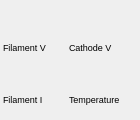
  <widget class="QWidget" name="layoutWidget">
   <property name="geometry">
    <rect>
     <x>10</x>
     <y>390</y>
     <width>128</width>
     <height>94</height>
    </rect>
   </property>
   <layout class="QGridLayout" name="KDLayout">
    <property name="leftMargin">
     <number>3</number>
    </property>
    <item row="0" column="0">
     <widget class="TaurusValueSpinBox" name="filamentSetpoint">
      <property name="minimumSize">
       <size>
        <width>60</width>
        <height>20</height>
       </size>
      </property>
      <property name="font">
       <font>
        <pointsize>7</pointsize>
       </font>
      </property>
      <property name="autoApply">
       <bool>false</bool>
      </property>
     </widget>
    </item>
    <item row="0" column="1">
     <widget class="TaurusValueSpinBox" name="cathodeSetpoint">
      <property name="minimumSize">
       <size>
        <width>60</width>
        <height>20</height>
       </size>
      </property>
      <property name="font">
       <font>
        <pointsize>7</pointsize>
       </font>
      </property>
      <property name="autoApply">
       <bool>true</bool>
      </property>
     </widget>
    </item>
    <item row="1" column="0">
     <widget class="QLabel" name="filamentVLabel">
      <property name="minimumSize">
       <size>
        <width>0</width>
        <height>20</height>
       </size>
      </property>
      <property name="font">
       <font>
        <pointsize>7</pointsize>
        <weight>50</weight>
        <bold>false</bold>
       </font>
      </property>
      <property name="text">
       <string>Filament V</string>
      </property>
     </widget>
    </item>
    <item row="1" column="1">
     <widget class="QLabel" name="cathodeLabel">
      <property name="minimumSize">
       <size>
        <width>0</width>
        <height>20</height>
       </size>
      </property>
      <property name="font">
       <font>
        <pointsize>7</pointsize>
        <weight>50</weight>
        <bold>false</bold>
       </font>
      </property>
      <property name="text">
       <string>Cathode V</string>
      </property>
     </widget>
    </item>
    <item row="2" column="0">
     <widget class="TaurusLabel" name="filamentCurrent">
      <property name="minimumSize">
       <size>
        <width>60</width>
        <height>20</height>
       </size>
      </property>
      <property name="font">
       <font>
        <pointsize>7</pointsize>
       </font>
      </property>
      <property name="suffixText">
       <string/>
      </property>
     </widget>
    </item>
    <item row="2" column="1">
     <widget class="TaurusLabel" name="temperatureValue">
      <property name="minimumSize">
       <size>
        <width>60</width>
        <height>20</height>
       </size>
      </property>
      <property name="font">
       <font>
        <pointsize>7</pointsize>
       </font>
      </property>
      <property name="suffixText">
       <string/>
      </property>
     </widget>
    </item>
    <item row="3" column="0">
     <widget class="QLabel" name="filamentILabel">
      <property name="minimumSize">
       <size>
        <width>0</width>
        <height>20</height>
       </size>
      </property>
      <property name="font">
       <font>
        <pointsize>7</pointsize>
       </font>
      </property>
      <property name="text">
       <string>Filament I</string>
      </property>
     </widget>
    </item>
    <item row="3" column="1">
     <widget class="QLabel" name="temperatureLabel">
      <property name="minimumSize">
       <size>
        <width>0</width>
        <height>20</height>
       </size>
      </property>
      <property name="font">
       <font>
        <pointsize>7</pointsize>
       </font>
      </property>
      <property name="text">
       <string>Temperature</string>
      </property>
     </widget>
    </item>
   </layout>
  </widget>
